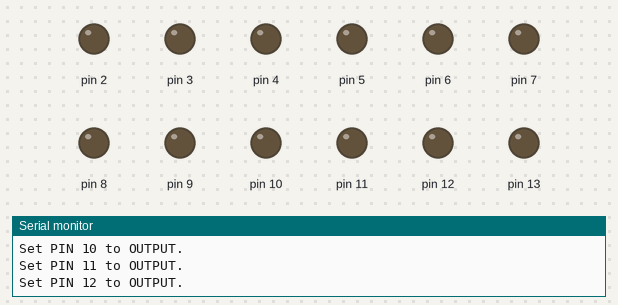
Bench run of a sketch on a simulated Arduino Uno, built with avr-gcc and run on an emulated ATmega328P. On the bench: output pins drawn as LEDs (lit = HIGH), the last lines printed to the serial monitor. Pins used as bus, display or sensor lines are not drawn.

Above: at 0.3 s.
At 22.3 s:
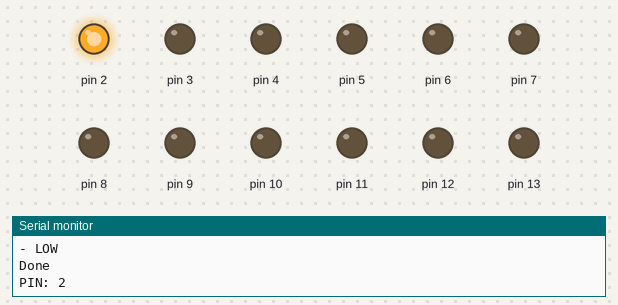
At 33.3 s:
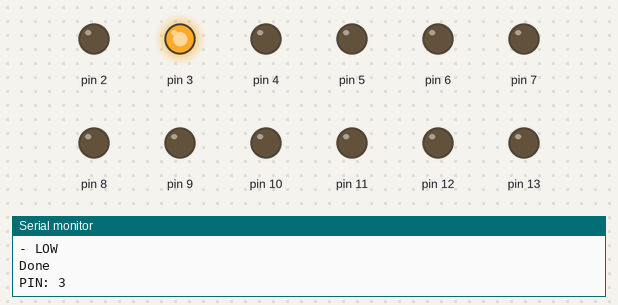
At 55.3 s:
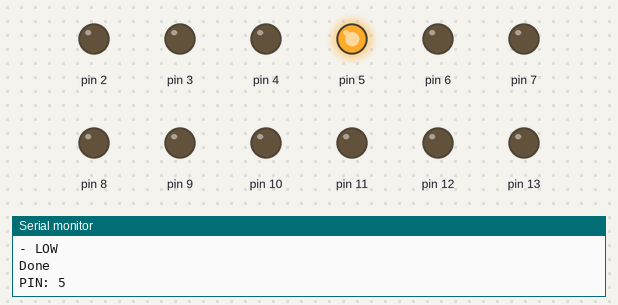
At 88.3 s:
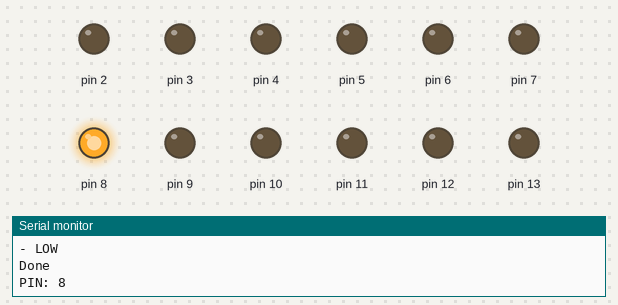
At 121.3 s:
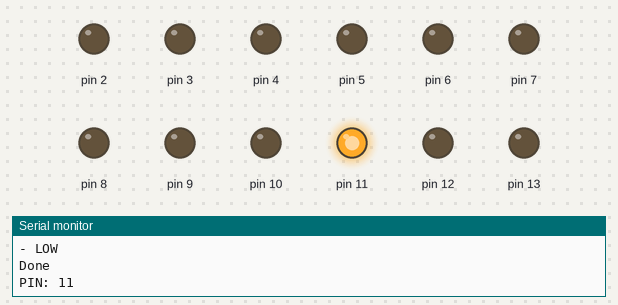
Timing chart, 0 to 125.8 s (numbered marks = the images above):
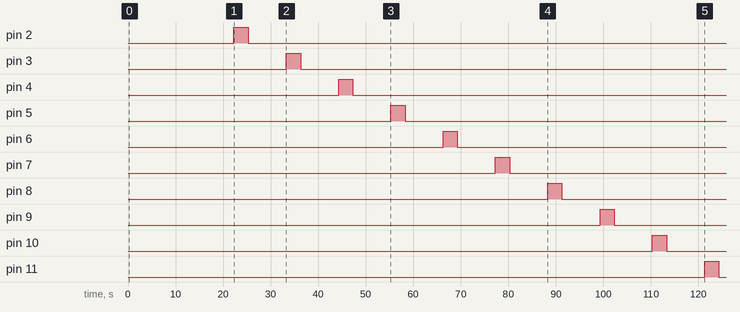

The sketch:

Digital-Pins.ino
```cpp
void initGIPO() {
  for (int i=0; i <= 13; i++) {
    pinMode(i, OUTPUT);
    Serial.println("Set PIN " + String(i) + " to OUTPUT.");
  }
}

void testPIN(int pin) {
  Serial.println("PIN: " + String(pin));
  Serial.println("- HIGH");
  digitalWrite(pin, HIGH);
  delay(3000);
  Serial.println("- LOW");
  digitalWrite(pin, LOW);
  delay(3000);
  Serial.println("Done");
}

void setup() {
  Serial.begin(9600);
  while(!Serial);
  Serial.println("----Start Check----");
  initGIPO();
  for (int i=0; i <= 13; i++) {
    testPIN(i);
    delay(5000);
  }
  Serial.println("----Fertig----");
}

void loop() {

}
```

Measured:
- by itself, pin 2: LOW → HIGH at 22.3 s, → LOW 3.0 s later
- by itself, pin 3: LOW → HIGH at 33.3 s, → LOW 3.0 s later
- by itself, pin 4: LOW → HIGH at 44.3 s, → LOW 3.0 s later
- by itself, pin 5: LOW → HIGH at 55.3 s, → LOW 3.0 s later
- by itself, pin 6: LOW → HIGH at 66.3 s, → LOW 3.0 s later
- by itself, pin 7: LOW → HIGH at 77.3 s, → LOW 3.0 s later
- by itself, pin 8: LOW → HIGH at 88.3 s, → LOW 3.0 s later
- by itself, pin 9: LOW → HIGH at 99.3 s, → LOW 3.0 s later
